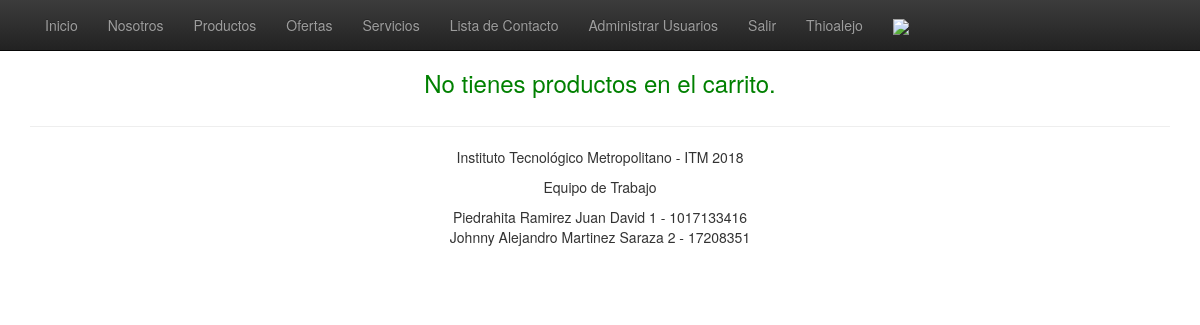
/carrito.php (signed in), run on an earlier commit of the app's database.
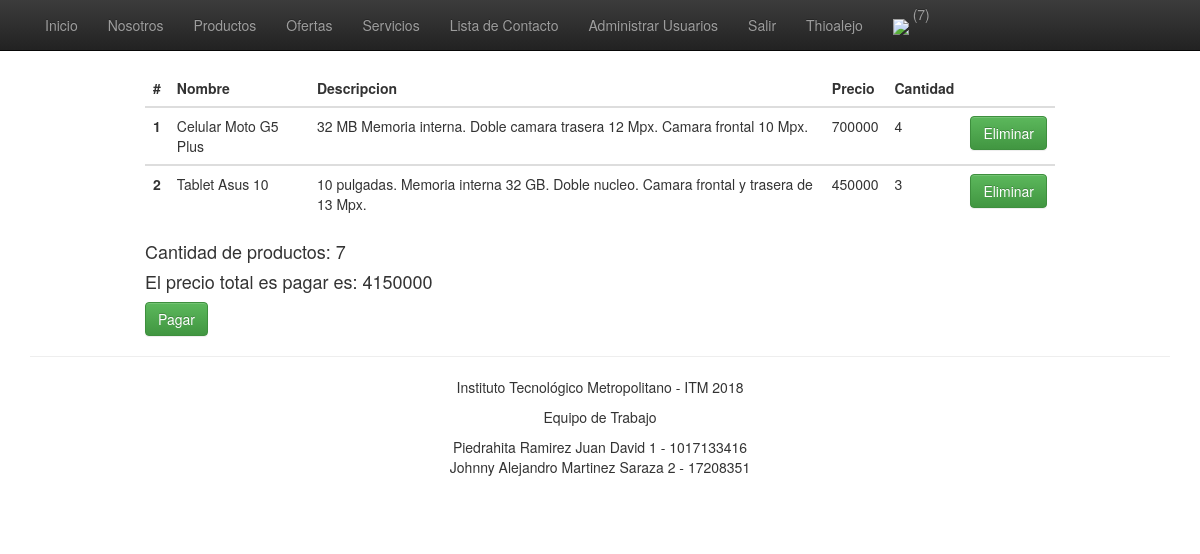
And on a later commit of the database.
### tables this page shows
CREATE TABLE `productos` (
  `id` int(11) NOT NULL,
  `nombre` varchar(100) NOT NULL,
  `descripcion` varchar(1000) NOT NULL,
  `precio` int(11) NOT NULL,
  `cantidad` int(11) NOT NULL,
  `usuario` varchar(60) NOT NULL,
  `creado` datetime NOT NULL,
  `actualizado` datetime NOT NULL DEFAULT CURRENT_TIMESTAMP,
  PRIMARY KEY (`id`)
);

### includes/connection.php (called while the page is built, shortened)
<?php
class Connection extends MySQLi
{
	public $estado;
	function __construct()
	{
		return $this->estado;
	}
}
?>

### includes/clases.php (called while the page is built, shortened)
<?php
require 'connection.php';
  class Registro {
		public $estado;
	    function __construct() {
	      $this->db = new Connection();
	    }
		function consultarCarrito($usuario){
			$sql = ("SELECT `id_producto`, SUM(`cantidad`) AS 'cantidad',SUM(`precio`) AS 'precio' FROM `carro` WHERE `usuario` = '$usuario' AND `estado` = 0 GROUP BY `id_producto`");
			$stmt = $this->db->query($sql);
			$stmt = $stmt->fetch_all(MYSQLI_ASSOC);
			if ($stmt) {
			    $this->estado = $stmt;
			} else {
			    $this->estado = "Error";
			}
			return $this->estado;
		}
		function consultarProductoCarrito($id){
			$sql = ("SELECT * FROM productos WHERE id = '$id' LIMIT 1");
			$stmt = $this->db->query($sql);
			$stmt = $stmt->fetch_array(MYSQLI_ASSOC);
			if ($stmt) {
			    $this->estado = $stmt;
			} else {
			    $this->estado = "Error";
			}
			return $this->estado;
		}
		function productosCarrito($usuario){
			$sql = ("SELECT SUM(`cantidad`) as 'total' FROM `carro` WHERE `usuario` = '$usuario' AND `estado` = 0");
			$stmt = $this->db->query($sql);
			$stmt = $stmt->fetch_array(MYSQLI_ASSOC);
			if ($stmt) {
			    $this->estado = $stmt;
			} else {
			    $this->estado = "Error";
			}
			return $this->estado;
		}
	}
?>

### carrito.php (the view, shortened to what the changed rows need)
<?php
	include ('includes/header.php');
	$total = 0 ;
	$totalproductos = 0;
	$consultar = new Registro();
	$carrito = $consultar->consultarCarrito($_SESSION['usuario']);
	if($carrito != "Error"){
		foreach ($carrito as $value) {
			$producCarrito[] = $consultar->consultarProductoCarrito($value['id_producto']);
		}
	}
?>
<?php if($_SESSION['carrito']>0 && isset($producCarrito)){ ?>
<div class="producto">
	<table class="table">
	  <thead class="thead-dark">
	    <tr>
	      <th scope="col">#</th>
	      <th scope="col">Nombre</th>
	      <th scope="col">Descripcion</th>
	      <th scope="col">Precio</th>
	      <th scope="col">Cantidad</th>
	      <th scope="col"></th>
	    </tr>
	  </thead>
	  <?php foreach ($producCarrito as $row): ?>
	  <tbody>
	    <tr>
	      <form action='agregarCarrito.php?id=<?php echo $row['id']; ?>' method='post'>
		      <th scope="row"><?php echo $row['id'] ?></th>
		      <td><?php echo $row['nombre'] ?></td>
		      <td><?php echo $row['descripcion'] ?></td>
		      <?php foreach ($carrito as $fila): ?>
				<?php if($row['id'] == $fila['id_producto']){ ?>
					<td><?php echo $row['precio'];  $total += $row['precio']*$fila['cantidad']; ?></td>
		      		<td><?php echo $fila['cantidad']; $totalproductos += $fila['cantidad']; ?></td>
				<?php } ?>
		      <?php endforeach ?>
		      <td><a class="btn btn-success" href="eliminarcarrito.php?id=<?php echo $row['id'];?>&user=<?php echo $_SESSION['usuario']; ?>">Eliminar</a></td>
	  	  </form>
	    </tr>
	  <?php endforeach ?>
	  </tbody>
	</table>
	<div>
		<h4> <?php echo "Cantidad de productos: $totalproductos"; ?></h4>
		<h4> <?php echo "El precio total es pagar es: $total"; ?></h4>
		<a class="btn btn-success" href="comprar.php?user=<?php echo $_SESSION['usuario']; ?>">Pagar</a>
	</div>
</div>
<?php }else{ ?>
	<div class="mensaje">
		<h3>No tienes productos en el carrito.</h3>
	</div>
<?php } ?>
<?php
include ('includes/footer.php');
?>

### includes/header.php (shortened to what the changed rows need)
<?php
require ('includes/clases.php');
?>
<!doctype html>
 <html class="no-js" lang="">
    <head>
        <link rel="stylesheet" href="css/bootstrap.min.css">
        <link rel="stylesheet" href="css/bootstrap-theme.min.css">
        <link rel="stylesheet" href="css/main.css">
    </head>
    <body>
    <nav class="navbar navbar-inverse navbar-fixed-top" role="navigation">
      <div class="container">
        <div class="navbar-header">
            <ul class="nav navbar-nav">
                <?php
                 if(isset($_SESSION['login']) && $_SESSION['login'] == "si"){
                ?>
                    <li style=" margin-left: -26px;margin-top: -11px;"><a><?php if ( isset($_SESSION['carrito']["total"]) ){ echo '('.($_SESSION['carrito']["total"]).')';} ?></a></li>
                <?php
                }
                ?>
            </ul>
        </div>
    </nav>

What changed in the data, as far as the page shows it:
added productos: id "1", nombre "Celular Moto G5 Plus", descripcion "32 MB Memoria interna. Doble camara trasera 12 Mpx. Camara frontal 10 Mpx.", precio "700000", cantidad "4"
added productos: id "2", nombre "Tablet Asus 10", descripcion "10 pulgadas. Memoria interna 32 GB. Doble nucleo. Camara frontal y trasera de 13 Mpx.", precio "450000", cantidad "3"
Also different on the page:
$_SESSION['carrito']["total"]: (not shown) → "7"
$totalproductos: (not shown) → "7"
$total: (not shown) → "4150000"
text no longer shown: "No tienes productos en el carrito."
text now shown: "( ) # Nombre Descripcion Precio Cantidad Cantidad de productos: El precio total es pagar es: Pagar"
